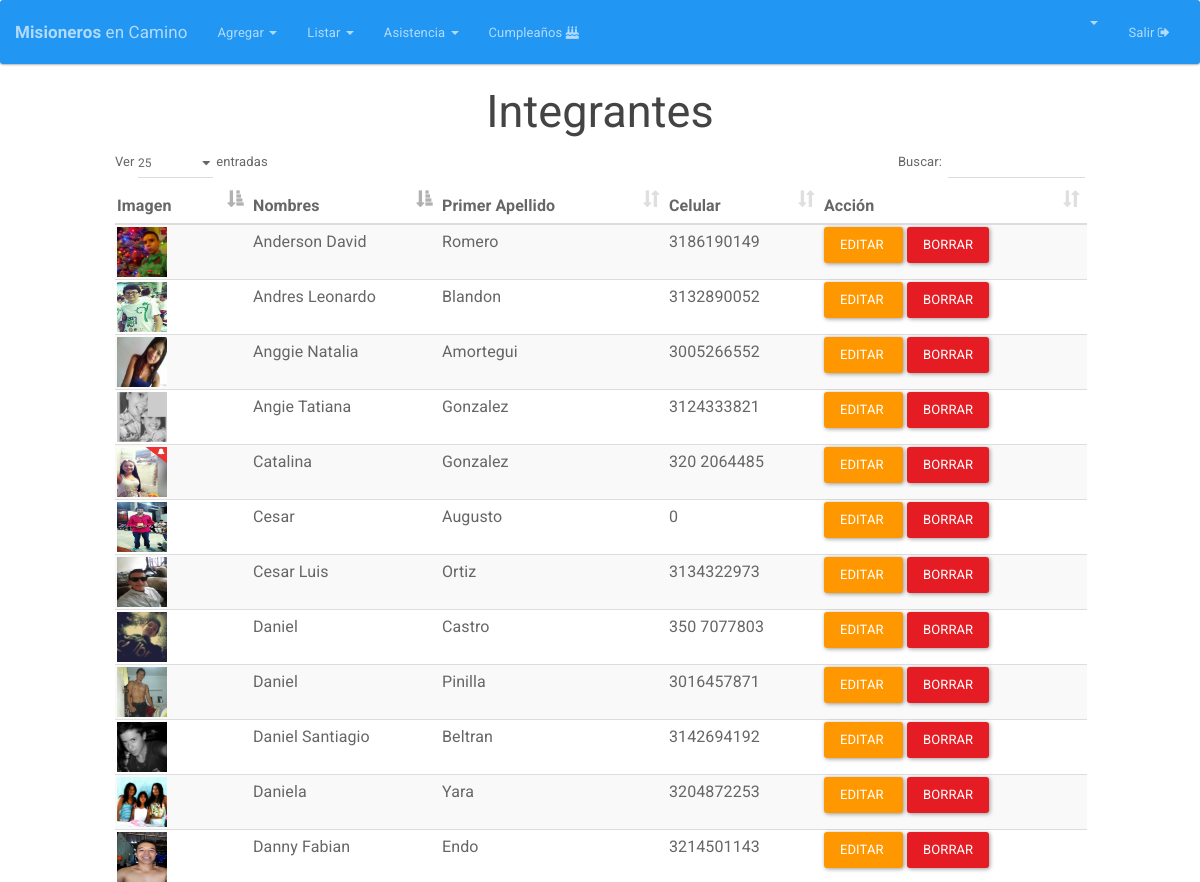
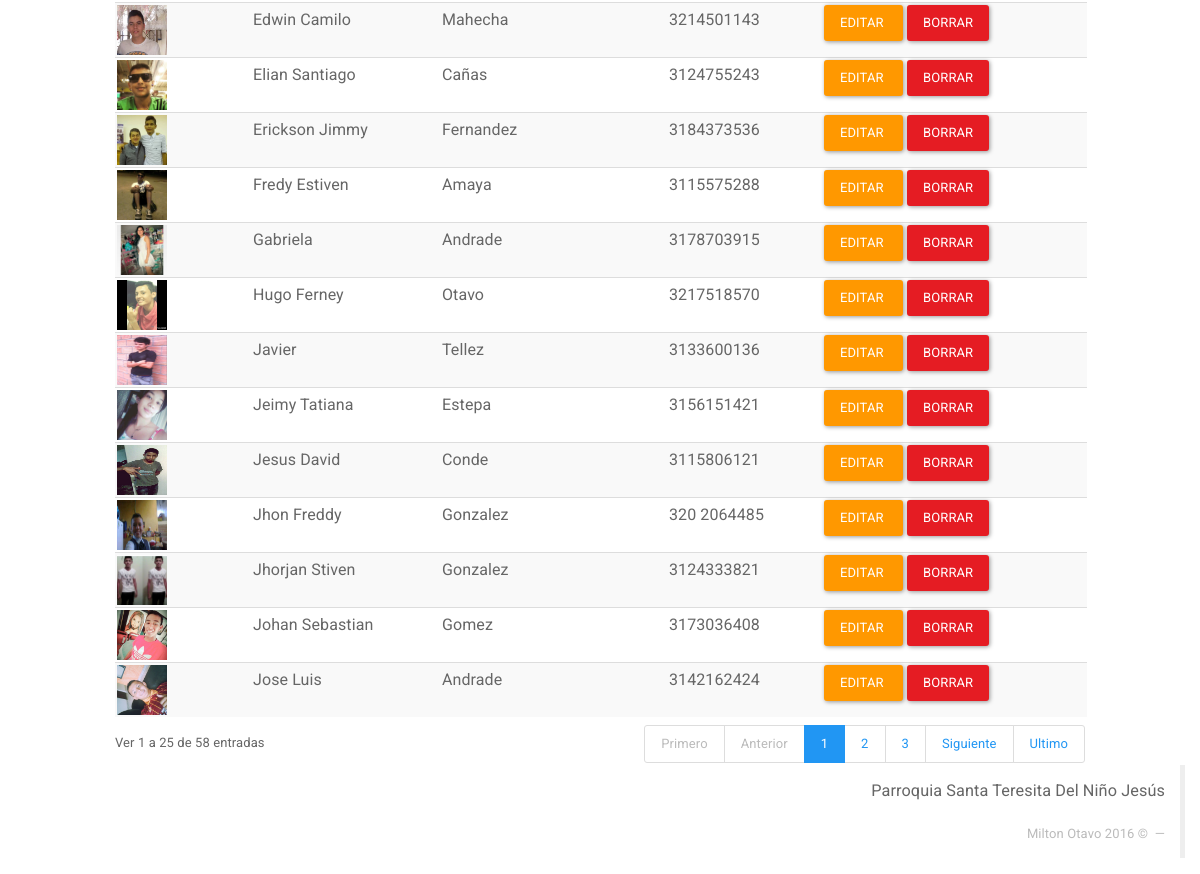
/Integrantes (signed in), run on an earlier commit of the app's database (2 pictures, top to bottom).
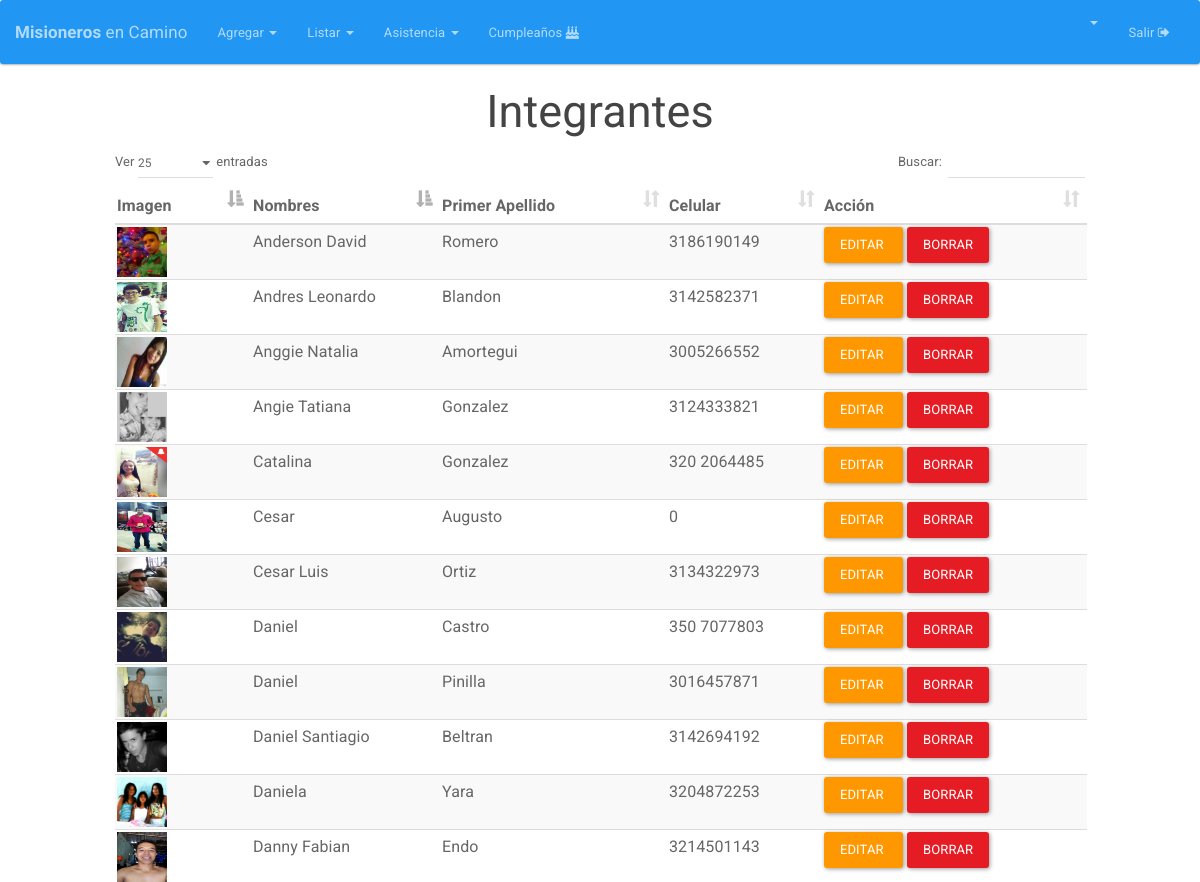
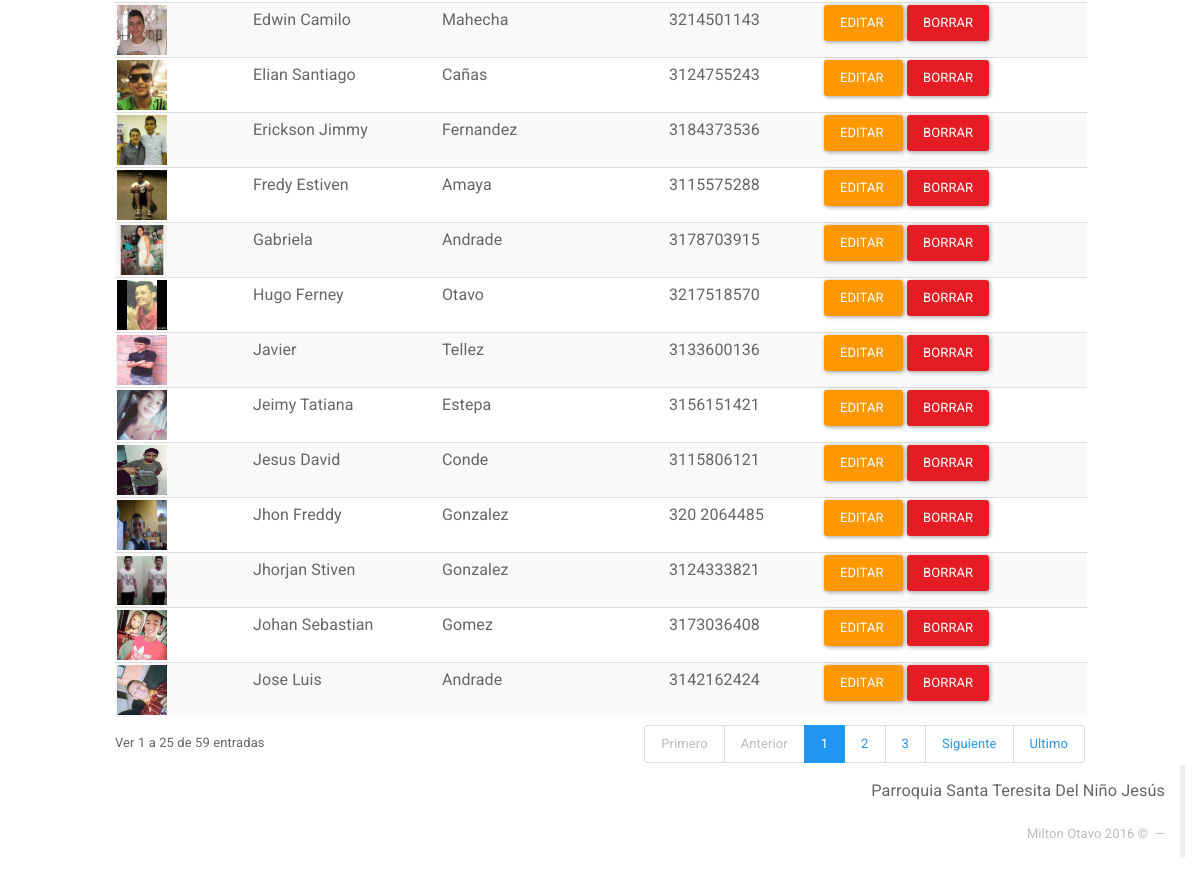
And on a later commit of the database (2 pictures, top to bottom).
### tables this page shows
CREATE TABLE IF NOT EXISTS `integrante` (
  `DOCUMENTO` int(12) NOT NULL AUTO_INCREMENT,
  `NOMBRES` varchar(25) NOT NULL,
  `PRIMER_APELLIDO` varchar(15) NOT NULL,
  `SEGUNDO_APELLIDO` varchar(15) DEFAULT NULL,
  `GENERO` varchar(2) DEFAULT NULL,
  `FECHA_NACIMIENTO` date NOT NULL,
  `DIRECCION` varchar(50) DEFAULT NULL,
  `CELULAR` varchar(200) DEFAULT NULL,
  `CORREO` varchar(50) DEFAULT NULL,
  `ACOLITO` tinyint(1) DEFAULT NULL,
  `COORDINADOR` tinyint(1) DEFAULT NULL,
  `IMAGEN` longtext,
  `FECHA_INGRESO` date DEFAULT NULL,
  `FECHA_REGISTRO` timestamp NOT NULL DEFAULT CURRENT_TIMESTAMP ON UPDATE CURRENT_TIMESTAMP,
  PRIMARY KEY (`DOCUMENTO`)
);

### index.php (called while the page is built, shortened)
<?php
if (isset($_SESSION['app_id'])) {
	require_once "Core/Models/Conexion.php";
}
Core\Config\Enrutador::run(new Core\Config\Request());
?>

### Core/Models/Conexion.php (called while the page is built, shortened)
<?php namespace Core\Models;
	class Conexion{
		private $datos= array (
				"host"=>DB_HOST,
				"user"=>DB_USER,
				"pass"=>DB_PASS,
				"db"=>DB_NAME
			);
		private $db;
		public function __construct()
		{
			$this->db = new \mysqli(
					$this->datos['host'],
					$this->datos['user'],
					$this->datos['pass'],
					$this->datos['db']
				);
			$this->db-> set_charset("utf8");
		}
		public function consultaRetorno($sql){
			$datos = $this->db->query($sql);
			return $datos;
		}
	}
 ?>

### Core/Config/Request.php (called while the page is built, shortened)
<?php namespace Core\Config;
class Request{
	private $metodo;
	private $argumento;
	public function __construct(){
		if(isset($_GET['url'])){
			$ruta = filter_input(INPUT_GET, 'url', FILTER_SANITIZE_URL);
			$ruta = explode("/", $ruta);
			$ruta = array_filter($ruta);
			if($ruta[0] == "index.php"){
				$this->controlador = "Login";
			}else{
				$this->controlador = strtolower(array_shift($ruta));
			}
			$this->metodo = strtolower(array_shift($ruta));
			if(!$this->metodo){
				$this->metodo = "index";
			}
			$this->argumento = $ruta;
		}else{
			$this->controlador = "Login";
			$this->metodo = "index";
		}
	}
	public function getMetodo(){
		return $this->metodo;
	}
	public function getArgumento(){
		return $this->argumento;
	}
}
?>

### Core/Controllers/IntegrantesController.php (called while the page is built, shortened)
<?php namespace Core\Controllers;
class IntegrantesController{
	private $integrante;
	public function __construct(){
		$this->integrante = new Integrante();
	}
	public function index(){
		if (!empty($_SESSION['app_id'])) {
			$datos=$this->integrante->listar();
			return $datos;
		}  else {
			header("Location:" . URL . "Integrantes");
		}
	}
}
?>

### Core/Models/Integrante.php (called while the page is built, shortened)
<?php namespace Core\Models;
class Integrante {
	private $db;
	public function __construct(){
		$this->db = new Conexion();
	}
	public function listar(){
		$sql="SELECT * FROM integrante ORDER BY NOMBRES ASC, PRIMER_APELLIDO ASC ";
		$datos=$this->db->consultaRetorno($sql);
		return $datos;
	}
}
?>

### HTML/Integrantes/index.php (the view, shortened to what this page needs)
<html>
<head>
  <?php include(HTML_DIR.'/overall/header.php') ?>
  <link rel="stylesheet" type="text/css" href="Views/DataTables/media/css/dataTables.bootstrap.css">
</head>
<body>
  <?php include(HTML_DIR.'/overall/nav.php') ?>
  <div id="container-fluid">
    <h2 align="center">Integrantes</h2>
    <div class="col-md-1"></div>
    <div class="col-md-10">
      <table class="table table-striped table-hover dataTable" id="integrantesTabla" >
        <thead>
          <tr>
            <th>Imagen</th>
            <th>Nombres</th>
            <th class="hidden-xs">Primer Apellido</th>
            <th class="hidden-xs">Celular</th>
            <th>Acción</th>
          </tr>
        </thead>
        <tbody>
          <?php while($row = mysqli_fetch_array($datos)){ ?>
            <tr>
              <td> <a href="<?php echo URL; ?>Integrantes/ver/<?php echo $row['DOCUMENTO']; ?>"><img class="avatar" src="<?php  echo URL; ?>HTML/Integrantes/avatars/<?php echo  !empty($row['IMAGEN']) ? $row['IMAGEN'] : 'no-image.png'    ; ?>"> </a></td>
              <td  class="hidden-xs"><?php  echo $row['NOMBRES']; ?></td>
              <td  class="hidden-xs"><?php  echo $row['PRIMER_APELLIDO']; ?></td>
              <td class="hidden-xs"><?php  echo $row['CELULAR']; ?></td>
              <td><a  class="btn btn-warning" href="<?php echo URL; ?>Integrantes/editar/<?php echo $row['DOCUMENTO']; ?>">Editar&nbsp;</a>
                <a  class="btn btn-danger" onclick="DeleteItem('¿Está seguro de eliminar este Integrante?','<?php echo URL; ?>Integrantes/eliminar/<?php echo $row['DOCUMENTO']; ?>')" >Borrar</a>
              </td>
            </tr>
            <?php
          }
          ?>
        </tbody>
      </table>
    </div>
    <div class="col-md-1"></div>
  </div>
  <?php include(HTML_DIR.'/overall/footer.php') ?>
</body>
</html>

What changed in the data, as far as the page shows it:
changed integrante "Andres Leonardo": CELULAR "3132890052" → "3142582371"
Also different on the page:
text written by a page script: "Ver entradas Buscar: Ver 1 a 25 de 58 entradas Primero Anterior 1 2 3 Siguiente Ultimo" → "Ver entradas Buscar: Ver 1 a 25 de 59 entradas Primero Anterior 1 2 3 Siguiente Ultimo"
